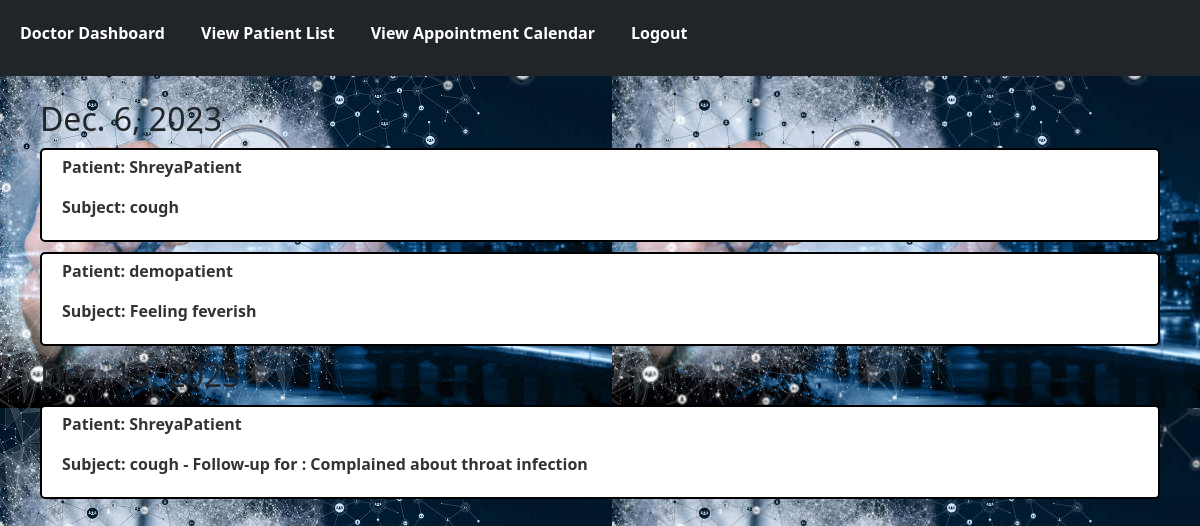
The app's page /doctor/appointments/ (signed in), older data.
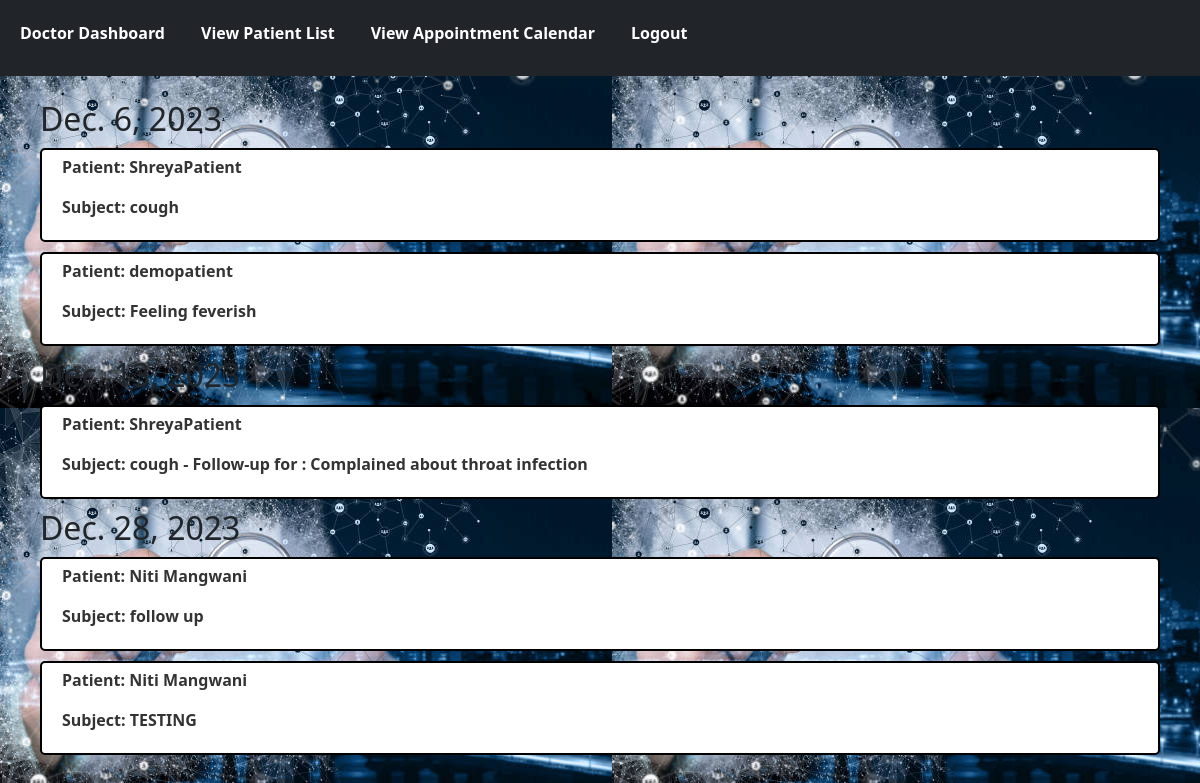
The same page, newer data.
### health/models.py (models this page shows)
class Appointment(models.Model):
    patient = models.ForeignKey(Patient, on_delete=models.CASCADE)
    doctor = models.ForeignKey(Doctor, on_delete=models.CASCADE)
    appointment_date_time = models.DateTimeField()
    subject = models.CharField(max_length=255)
    completed = models.BooleanField(default=False)

class Patient(models.Model):
    user = models.OneToOneField(User, on_delete=models.CASCADE)
    name = models.CharField(max_length=255)
    email = models.EmailField(max_length=255)
    mobile_no = models.CharField(max_length=10)
    address = models.TextField()
    created_on = models.DateTimeField(auto_now_add=True)
    weight = models.IntegerField()
    height = models.IntegerField()
    blood_group = models.CharField(max_length=255)
    gender = models.CharField(max_length=255)
    age = models.IntegerField()

### health/views.py (the view)
# urls.py: path('doctor/appointments/', views.view_appointment_calendar, name='view_appointment_calendar'),  # View appointment calendar
@login_required
def view_appointment_calendar(request):
    doctor = get_object_or_404(Doctor, user=request.user)
    dates = Appointment.objects.filter(doctor=doctor).annotate(
        date=TruncDate('appointment_date_time')
    ).values('date').annotate(c=Count('id'))
    appointments = {
        date['date']: Appointment.objects.filter(
            doctor=doctor,
            appointment_date_time__date=date['date']
        ) for date in dates
    }
    context = {'appointments': appointments}
    return render(request, 'calendar.html',context)

### health/templates/calendar.html
{% extends "base_doctor.html" %}
{% block content %}
<div class="calendar">
{% for date, appointment_list in appointments.items %}
        <h2>{{ date }}</h2>
        {% for appointment in appointment_list %}
        <div class="appointment">
            <p class="appointment-info">Patient: {{ appointment.patient.name }}</p>
            <p class="appointment-info">Subject: {{ appointment.subject }}</p>
        </div>
        {% endfor %}
        {% endfor %}
    </div>
{% endblock %}

### health/templates/base_doctor.html (shortened to what this page needs)
{% load static %}
<!DOCTYPE html>
<html lang="en">
<head>
    <link rel="stylesheet" href="{% static 'styles.css' %}">
    <link href="https://cdn.jsdelivr.net/npm/bootstrap@5.3.0/dist/css/bootstrap.min.css" rel="stylesheet">
</head>
<body>
    <nav class="navbar navbar-expand-lg navbar-dark bg-dark">
        <div class="container-fluid">
            <div class="collapse navbar-collapse" id="navbarNav">
                <ul class="navbar-nav">
                    <li class="nav-item">
                        <a class="nav-link" href="{% url 'doctor_dashboard' %}">Doctor Dashboard</a>
                    </li>
                    <li class="nav-item">
                        <a class="nav-link" href="{% url 'view_patient_list' %}">View Patient List</a>
                    </li>
                    <li class="nav-item">
                        <a class="nav-link" href="{% url 'view_appointment_calendar' %}">View Appointment Calendar</a>
                    </li>
                    <li class="nav-item">
                        <a class="nav-link" href="{% url 'logout' %}">Logout</a>
                    </li>
                </ul>
            </div>
        </div>
    </nav>
    {% block content %}{% endblock %}
</body>
</html>

### health/static/styles.css (style rules this page uses)
h2 { font-size: 24px; color: #333; margin-bottom: 20px; }
.navbar { background-color: #007BFF; padding: 10px; }
.nav-item { display: inline; margin-right: 20px; }
.nav-item a { text-decoration: none; color: #fff; font-weight: bold; font-size: 16px; transition: color 0.3s ease-in-out; }
h2 { color: #333; }
ul { list-style-type: none; padding: 0; }
ul li { margin-bottom: 10px; }
.appointment-info { font-weight: bold; }
button, a { padding: 5px 10px; margin: 5px 0; background-color: #00a2ff; color: #fff !important; text-decoration: none; border: none; border-radius: 3px; cursor: pointer; }
body { background-image: url('../static/images/patient_background.jpeg'); color: #333; margin: 0; min-height: 100vh; }
.calendar { padding: 3vb 5vh; }
.appointment { border: 2px solid black; padding: 5px 20px; margin: 10px 0; border-radius: 5px; background-color: #fff; }
.appointment-info { color: #333; font-weight: bold; }

Row changes from the older to the newer data that the page shows:
added Appointment: patient.name "Niti Mangwani", subject "follow up", shown under "Dec. 28, 2023"
added Appointment: patient.name "Niti Mangwani", subject "TESTING", shown under "Dec. 28, 2023"
Text that changed along with them:
new list line: "Dec. 28, 2023"
